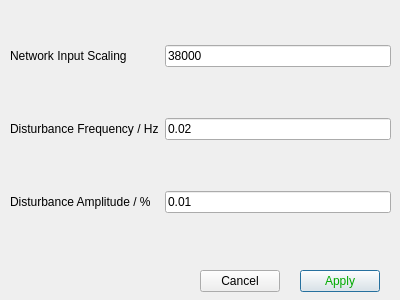
<?xml version="1.0" encoding="UTF-8"?>
<ui version="4.0">
 <class>Preferences</class>
 <widget class="QDialog" name="Preferences">
  <property name="geometry">
   <rect>
    <x>0</x>
    <y>0</y>
    <width>400</width>
    <height>300</height>
   </rect>
  </property>
  <property name="windowTitle">
   <string>Dialog</string>
  </property>
  <widget class="QWidget" name="gridLayoutWidget">
   <property name="geometry">
    <rect>
     <x>10</x>
     <y>0</y>
     <width>381</width>
     <height>261</height>
    </rect>
   </property>
   <layout class="QGridLayout" name="gridLayout">
    <item row="2" column="0">
     <widget class="QLabel" name="label_3">
      <property name="text">
       <string>Disturbance Amplitude / %</string>
      </property>
     </widget>
    </item>
    <item row="0" column="0">
     <widget class="QLabel" name="label">
      <property name="text">
       <string>Network Input Scaling</string>
      </property>
     </widget>
    </item>
    <item row="1" column="0">
     <widget class="QLabel" name="label_2">
      <property name="text">
       <string>Disturbance Frequency / Hz</string>
      </property>
     </widget>
    </item>
    <item row="0" column="1">
     <widget class="QLineEdit" name="in_scale">
      <property name="text">
       <string>38000</string>
      </property>
     </widget>
    </item>
    <item row="1" column="1">
     <widget class="QLineEdit" name="dist_freq">
      <property name="text">
       <string>0.02</string>
      </property>
     </widget>
    </item>
    <item row="2" column="1">
     <widget class="QLineEdit" name="dist_perc">
      <property name="text">
       <string>0.01</string>
      </property>
     </widget>
    </item>
   </layout>
  </widget>
  <widget class="QPushButton" name="apply">
   <property name="geometry">
    <rect>
     <x>300</x>
     <y>270</y>
     <width>80</width>
     <height>22</height>
    </rect>
   </property>
   <property name="palette">
    <palette>
     <active>
      <colorrole role="ButtonText">
       <brush brushstyle="SolidPattern">
        <color alpha="255">
         <red>0</red>
         <green>170</green>
         <blue>0</blue>
        </color>
       </brush>
      </colorrole>
     </active>
     <inactive>
      <colorrole role="ButtonText">
       <brush brushstyle="SolidPattern">
        <color alpha="255">
         <red>0</red>
         <green>170</green>
         <blue>0</blue>
        </color>
       </brush>
      </colorrole>
     </inactive>
     <disabled>
      <colorrole role="ButtonText">
       <brush brushstyle="SolidPattern">
        <color alpha="255">
         <red>190</red>
         <green>190</green>
         <blue>190</blue>
        </color>
       </brush>
      </colorrole>
     </disabled>
    </palette>
   </property>
   <property name="text">
    <string>Apply</string>
   </property>
  </widget>
  <widget class="QPushButton" name="cancel">
   <property name="geometry">
    <rect>
     <x>200</x>
     <y>270</y>
     <width>80</width>
     <height>22</height>
    </rect>
   </property>
   <property name="text">
    <string>Cancel</string>
   </property>
  </widget>
 </widget>
 <resources/>
 <connections/>
</ui>
